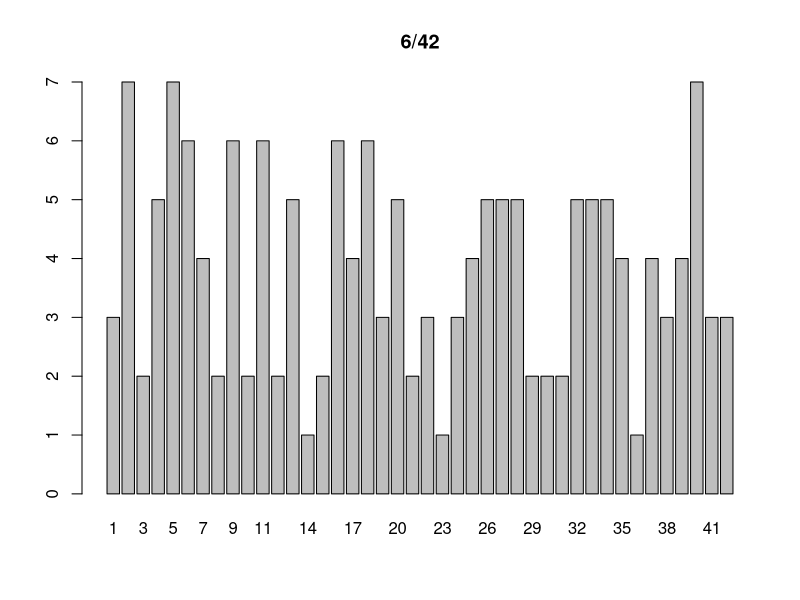
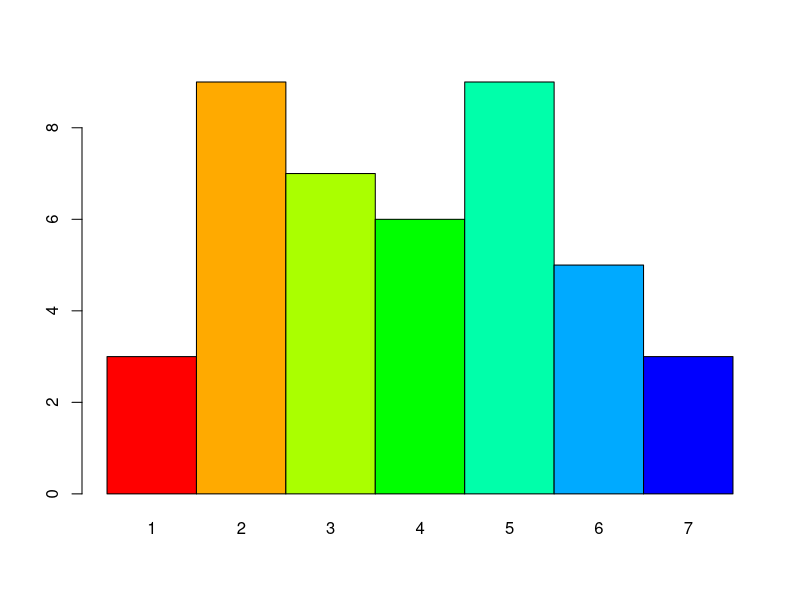

These figures' R source, in order: (Note: this script raises an error after producing the figures.)
  #Lottery Numbers
  #6/42
  
  library(plyr)
setwd("/home/svet/git/R-Language-lessons/Lottery/5-35")

doc <- read.csv("535.csv", TRUE)
y <- count(doc)
barplot(y$freq, names.arg = y$NUM,main = "6/42")
#?barplot
#hist(doc$NUM , main = "6/42", ylab = "Nums", xlab = "Freq")
y

freqTable.t1 <- table(doc)
freqTable.t1

freqTable.t2 <- sort(freqTable.t1, decreasing = TRUE)
freqTable.t2

barplot(xtabs(~freqTable.t2), space = F, col = rainbow(9))

#export to csv
write.csv(freqTable.t2, file = "result.csv")

data1 <- read.csv("result.csv", header = TRUE)
data1

remCol <- data1[ ,-1]
remCol
names(remCol)
names(remCol) [1] <- "Num"
names(remCol)[2] <- "Frequency"
rownames(remCol) <- NULL
print(remCol, row.names = FALSE)

write.csv(remCol, file = "2Cols.csv", row.names = FALSE)
write.table(remCol, file = "2Col.txt", sep = "\t", row.names = FALSE)

head(remCol) #first 6 most freq nums
remCol[7:12, ] #2nd 6 most freq nums
remCol[13:18, ] #3rd 6 most freq nums
remCol[19:24, ] #4th 6 most freq nums
remCol[25:30, ] #5th 6 most freq nums
remCol[31:36, ] #6th 6 most freq nums
tail(remCol) #remCol[37:42, ] #7th 6 most freq nums


write.table(head(remCol), file = "1.first6.txt", sep = "\t", row.names = FALSE)
write.table(remCol[7:12, ], file = "2.second6.txt", sep = "\t", row.names = FALSE)
write.table(remCol[13:18, ], file = "3.third6.txt", sep = "\t", row.names = FALSE)
write.table(remCol[19:24, ], file = "4.fouth6.txt", sep = "\t", row.names = FALSE)
write.table(remCol[25:30, ], file = "5.fifth6.txt", sep = "\t", row.names = FALSE)
write.table(remCol[31:36, ], file = "6.sixth6.txt", sep = "\t", row.names = FALSE)
write.table(remCol[37:42, ], file = "7.seventh6.txt", sep = "\t", row.names = FALSE)
